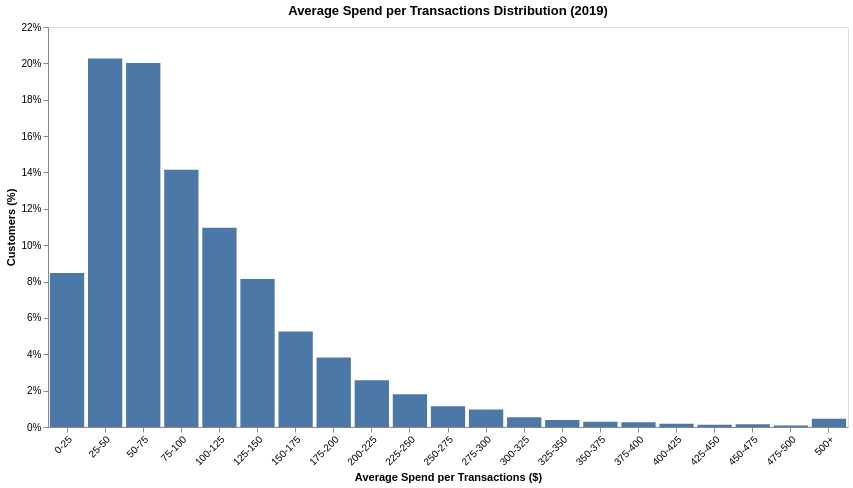

The notebook cell this image was saved under:
### Code cell
distribution_barplot(
    create_distribution(
        cust_data_2019,
        column="AvgSpendPerTrans",
        **create_bins_labels(bin_width=25, max_cutoff=500),
    ),
    column="AvgSpendPerTrans",
    title="Average Spend per Transactions Distribution (2019)",
    x_title="Average Spend per Transactions ($)",
)

### Figure 1 — Vega-Lite specification as saved in the notebook (floating-point values rounded to 4 significant figures)
{"config": {"view": {"continuousWidth": 300, "continuousHeight": 300}}, "data": {"name": "data-8f9f985a416b924c003fdacea5cc8b3a"}, "mark": {"type": "bar", "opacity": 1.0}, "encoding": {"tooltip": [{"field": "Range", "title": "Range", "type": "nominal"}, {"field": "Customers", "format": ",", "title": "Customers", "type": "quantitative"}, {"field": "Percent", "format": ".1%", "title": "Customers (%)", "type": "quantitative"}], "x": {"axis": {"grid": false, "labelAngle": -45}, "field": "Range", "sort": ["0-25", "25-50", "50-75", "75-100", "100-125", "125-150", "150-175", "175-200", "200-225", "225-250", "250-275", "275-300", "300-325", "325-350", "350-375", "375-400", "400-425", "425-450", "450-475", "475-500", "500+"], "title": "Average Spend per Transactions ($)", "type": "nominal"}, "y": {"axis": {"format": "%", "grid": false}, "field": "Percent", "title": "Customers (%)", "type": "quantitative"}}, "height": 400, "title": "Average Spend per Transactions Distribution (2019)", "width": 800, "$schema": "https://vega.github.io/schema/vega-lite/v6.4.1.json", "datasets": {"data-8f9f985a416b924c003fdacea5cc8b3a": [{"Range": "0-25", "Customers": 2698, "Percent": 0.0847}, {"Range": "25-50", "Customers": 6455, "Percent": 0.2026}, {"Range": "50-75", "Customers": 6377, "Percent": 0.2002}, {"Range": "75-100", "Customers": 4508, "Percent": 0.1415}, {"Range": "100-125", "Customers": 3490, "Percent": 0.1096}, {"Range": "125-150", "Customers": 2592, "Percent": 0.08137}, {"Range": "150-175", "Customers": 1675, "Percent": 0.05258}, {"Range": "175-200", "Customers": 1217, "Percent": 0.0382}, {"Range": "200-225", "Customers": 819, "Percent": 0.02571}, {"Range": "225-250", "Customers": 573, "Percent": 0.01799}, {"Range": "250-275", "Customers": 362, "Percent": 0.01136}, {"Range": "275-300", "Customers": 305, "Percent": 0.009575}, {"Range": "300-325", "Customers": 170, "Percent": 0.005337}, {"Range": "325-350", "Customers": 122, "Percent": 0.00383}, {"Range": "350-375", "Customers": 92, "Percent": 0.002888}, {"Range": "375-400", "Customers": 82, "Percent": 0.002574}, {"Range": "400-425", "Customers": 59, "Percent": 0.001852}, {"Range": "425-450", "Customers": 41, "Percent": 0.001287}, {"Range": "450-475", "Customers": 46, "Percent": 0.001444}, {"Range": "475-500", "Customers": 27, "Percent": 0.0008476}, {"Range": "500+", "Customers": 145, "Percent": 0.004552}]}}
